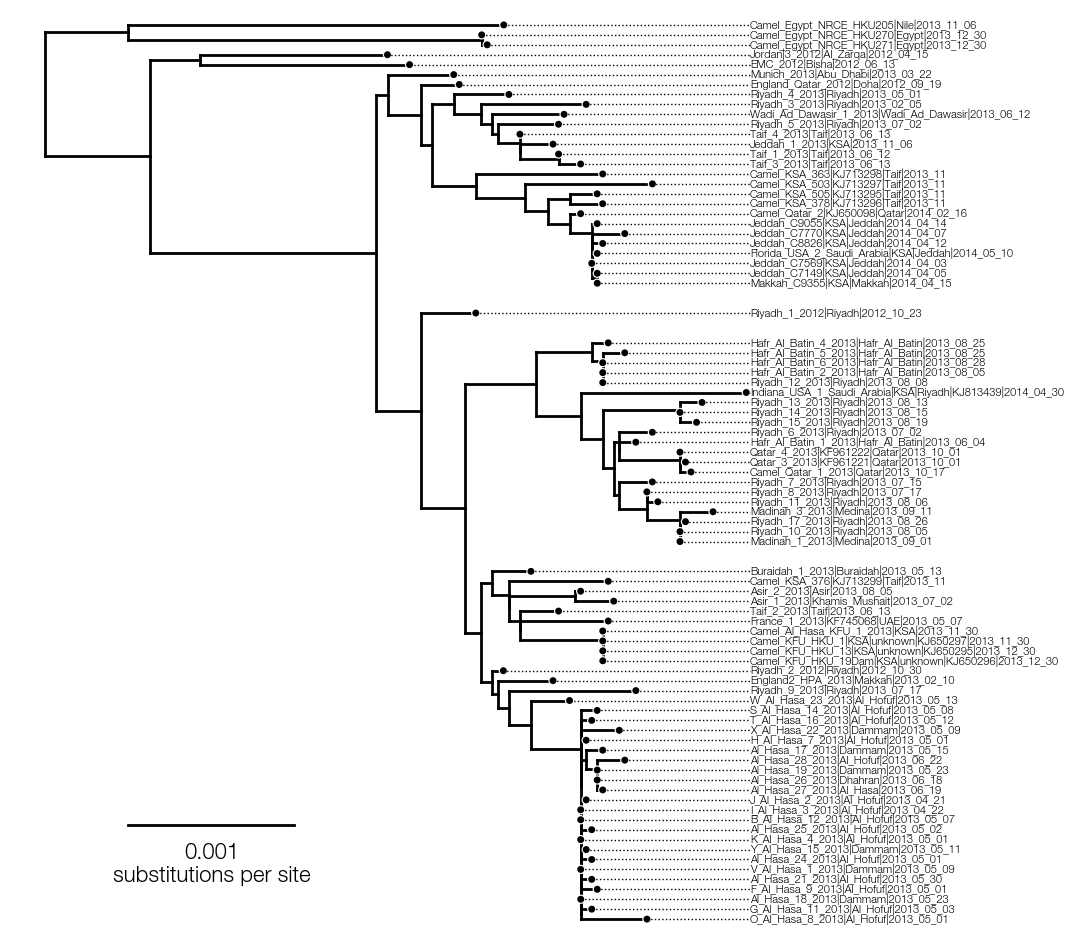

The script that saved this image:
import baltic as bt
from baltic import bt_utils

import matplotlib as mpl
from matplotlib import pyplot as plt
from matplotlib.gridspec import GridSpec

mpl.use("Agg")
#########

ll = bt.io.load_newick('MERS-CoV.85.CFM.labelled_tree.newick', 'divergence') ## treeFile here can alternatively be a path to a local file
ll.treeStats() ## report stats about tree

####### this does plotting
fig = plt.figure(figsize=(10, 12), facecolor='w')
gs = GridSpec(1, 1)

ax = plt.subplot(gs[0])

alHasa_ca = ll.find_MRCA(ll.get_external(lambda k: 'Al_Hasa' in k.name)) ## get common ancestor of all Al Hasa tips
Riyadh_1 = ll.get_leaf('Riyadh_1_2012__Riyadh__2012_10_23') ## fetch this sequence

padNodes = {alHasa_ca: 2, Riyadh_1: 2} ## provide padding space around Al Hasa node and Riyadh sequence

ll.sort_branches()
ll.plot_tree(ax, padNodes=padNodes) ## note that padNodes is now provided to all plotting functions - tree, points and text
ll.plot_points(ax, padNodes=padNodes, pointSize=25, colour='k', outlineColour='w', outlineSize=45)
ll.plot_aligned_tip_labels(ax=ax, padNodes=padNodes, textContentFxn=lambda k: k.name.replace('__','|'), fontsize=8)

#####
bt_utils.plot_scale_bar(ax=ax, xy=(0.0005, 10), tree=ll, textKwargs={'size': 16}, unitText='substitutions per site')

bt_utils.clean_axes(ax=ax)

ax.tick_params(axis='x', labelsize=22)

ax.set_ylim(-1, ll.ySpan + 1)
plt.savefig('pad-nodes.png', bbox_inches='tight')